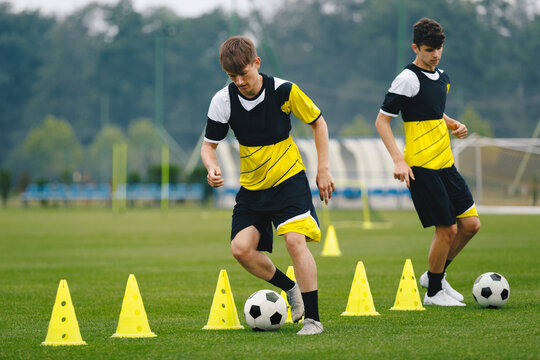
#> input picture assets/soccer_practise.jpg, 540 x 360 px, found by its file name
$ python exercise8.py
#> lines starting #> are read from the running program, lines starting #| are printed output that depends on the picture
# Template Matching (Object Detectioin)
import numpy as np
import cv2

img = cv2.imread('assets/soccer_practise.jpg', 0) # detecting the ball
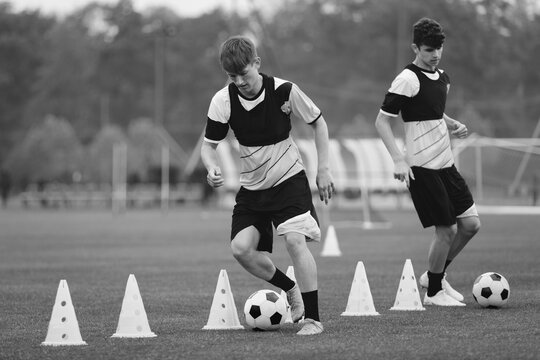
#> img: shape (360, 540); min 0, max 255, mean 118.4
# img = cv2.resize(cv2.imread('assets/soccer_practise.jpg', 0), (0, 0), fx=0.8, fy=0.8)
template = cv2.imread('assets/seg1.jpg', 0) # ball
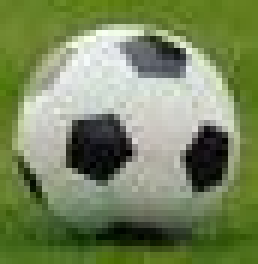
#> input picture assets/seg1.JPG, 43 x 44 px, found by its file name (shown 6 times larger)
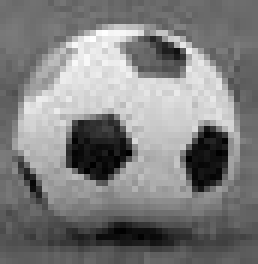
#> template: shape (44, 43) (shown 6 times larger); min 0, max 255, mean 126.1
# template = cv2.resize(cv2.imread('assets/seg2.jpg', 0), (0, 0), fx=0.8, fy=0.8)


height, width = template.shape
#> height = 44; width = 43

methods = [cv2.TM_CCOEFF, cv2.TM_CCOEFF_NORMED, cv2.TM_CCORR,
            cv2.TM_CCORR_NORMED, cv2.TM_SQDIFF, cv2.TM_SQDIFF_NORMED]

for method in methods:
    img2 = img.copy()

    result = cv2.matchTemplate(img2, template, method)
    min_val, max_val, min_loc, max_loc = cv2.minMaxLoc(result)

    if method in [cv2.TM_SQDIFF, cv2.TM_SQDIFF_NORMED]:
        location = min_loc
    else:
        location = max_loc

    bottom_right = (location[0] + width, location[1] + height)
    cv2.rectangle(img2, location, bottom_right, 255, 5)

    cv2.imwrite('modified_images/seg1.jpg', img2)
    cv2.imshow('match', img2)
    cv2.waitKey(0)
    cv2.destroyAllWindows()
#> this loop made 6 passes
#> (min_val, max_val, min_loc, location, bottom_right) on passes 1 to 4: (-4204229, 6675067, (403, 98), (470, 268), (513, 312)), (-0.529, 0.996, (13, 168), (470, 268), (513, 312)), (5689753, 49647452, (416, 172), (353, 142), (396, 186)), (0.472, 0.999, (236, 109), (470, 268), (513, 312))
#> (min_val, max_val, max_loc, location, bottom_right) on passes 5 to 6: (57720, 29392420, (272, 187), (470, 268), (513, 312)), (0.00157, 1, (249, 84), (470, 268), (513, 312))
#> pass 1, `result = cv2.matchTemplate(img2, template, method)`:
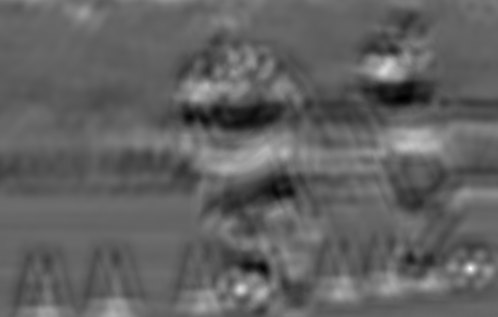
#> result: shape (317, 498) float32; min -4204229, max 6675067, mean -12284.1; drawn with min black and max white
#> pass 1, `cv2.imwrite('modified_images/seg1.jpg', img2)`:
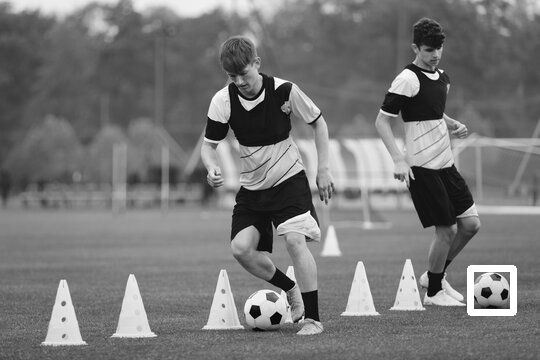
#> saved as seg1.jpg: shape (360, 540); min 0, max 255, mean 119.3
#> pass 3, `result = cv2.matchTemplate(img2, template, method)`:
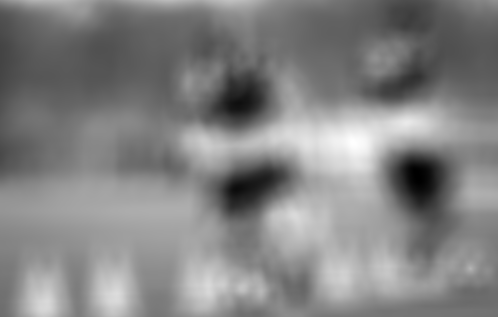
#> result: shape (317, 498) float32; min 5689753, max 49647452, mean 28313764; drawn with min black and max white
#> after the loop:
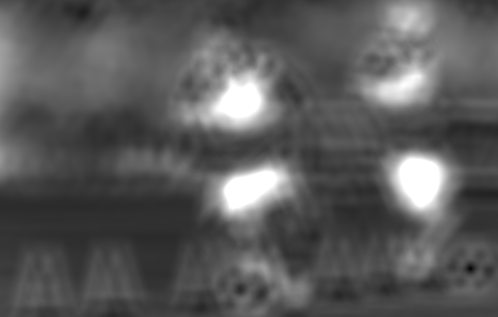
#> result: shape (317, 498) float32; min 0.00157, max 1, mean 0.354
